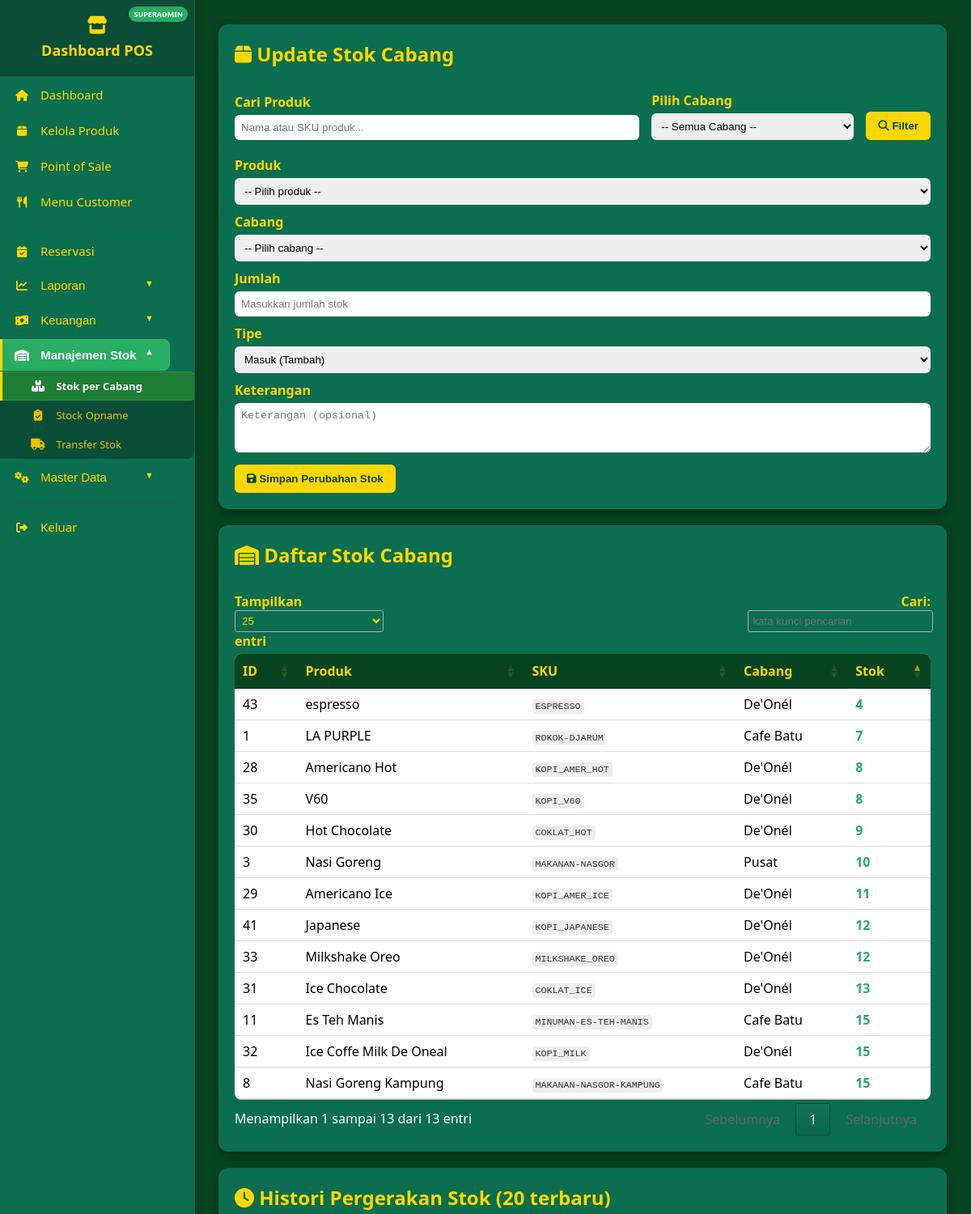
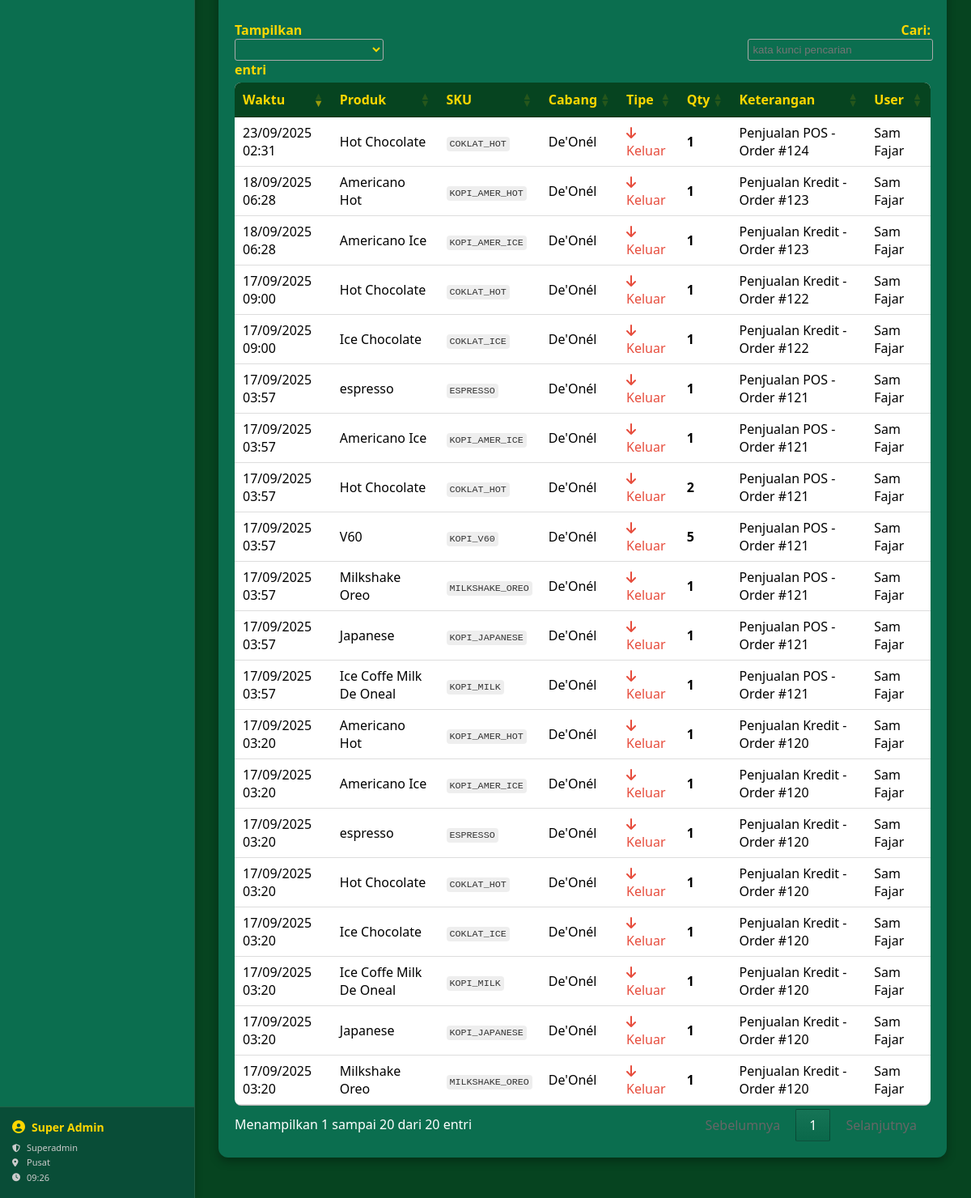
Screenshot of /manage_stockbranch.php (signed in) with the database file from the repository (2 pictures, top to bottom).
### tables this page shows
CREATE TABLE `branches` (
  `id` int(11) NOT NULL AUTO_INCREMENT,
  `name` varchar(120) NOT NULL,
  PRIMARY KEY (`id`)
);

CREATE TABLE `stock_branch` (
  `id` int(11) NOT NULL AUTO_INCREMENT,
  `product_id` int(11) NOT NULL,
  `branch_id` int(11) NOT NULL,
  `quantity` int(11) NOT NULL DEFAULT 0,
  `updated_at` timestamp NOT NULL DEFAULT current_timestamp() ON UPDATE current_timestamp(),
  PRIMARY KEY (`id`),
  UNIQUE KEY `uq_stock_branch` (`product_id`,`branch_id`),
  UNIQUE KEY `product_branch_unique` (`product_id`,`branch_id`),
  KEY `branch_id` (`branch_id`),
  CONSTRAINT `stock_branch_ibfk_1` FOREIGN KEY (`product_id`) REFERENCES `products` (`id`) ON DELETE CASCADE,
  CONSTRAINT `stock_branch_ibfk_2` FOREIGN KEY (`branch_id`) REFERENCES `branches` (`id`) ON DELETE CASCADE
);

CREATE TABLE `products` (
  `id` int(11) NOT NULL AUTO_INCREMENT,
  `branch_id` int(11) DEFAULT NULL,
  `sku` varchar(60) DEFAULT NULL,
  `name` varchar(160) NOT NULL,
  `price` int(11) NOT NULL,
  `hpp` int(11) NOT NULL DEFAULT 0,
  `image` varchar(200) DEFAULT NULL,
  `active` tinyint(1) DEFAULT 1,
  `category` varchar(50) NOT NULL DEFAULT 'other',
  PRIMARY KEY (`id`),
  UNIQUE KEY `sku` (`sku`),
  KEY `fk_products_branch` (`branch_id`),
  CONSTRAINT `fk_products_branch` FOREIGN KEY (`branch_id`) REFERENCES `branches` (`id`) ON DELETE SET NULL ON UPDATE CASCADE
);

CREATE TABLE `stock_movements` (
  `id` int(11) NOT NULL AUTO_INCREMENT,
  `product_id` int(11) NOT NULL,
  `branch_id` int(11) NOT NULL,
  `movement_type` enum('in','out','adjustment') NOT NULL,
  `quantity` int(11) NOT NULL,
  `note` varchar(255) DEFAULT NULL,
  `created_at` timestamp NOT NULL DEFAULT current_timestamp(),
  `user_id` int(11) DEFAULT NULL,
  PRIMARY KEY (`id`),
  KEY `product_id` (`product_id`),
  KEY `branch_id` (`branch_id`),
  KEY `user_id` (`user_id`),
  CONSTRAINT `stock_movements_ibfk_1` FOREIGN KEY (`product_id`) REFERENCES `products` (`id`) ON DELETE CASCADE,
  CONSTRAINT `stock_movements_ibfk_2` FOREIGN KEY (`branch_id`) REFERENCES `branches` (`id`) ON DELETE CASCADE,
  CONSTRAINT `stock_movements_ibfk_3` FOREIGN KEY (`user_id`) REFERENCES `users` (`id`) ON DELETE SET NULL
);

CREATE TABLE `users` (
  `id` int(11) NOT NULL AUTO_INCREMENT,
  `name` varchar(120) NOT NULL,
  `email` varchar(160) NOT NULL,
  `password_hash` varchar(255) NOT NULL,
  `role` enum('kasir','spv','admin','superadmin','spv_warehouse') NOT NULL DEFAULT 'kasir',
  `branch_id` int(11) DEFAULT 1,
  `totp_secret` varchar(64) DEFAULT NULL,
  `created_at` timestamp NOT NULL DEFAULT current_timestamp(),
  PRIMARY KEY (`id`),
  UNIQUE KEY `email` (`email`),
  KEY `branch_id` (`branch_id`),
  CONSTRAINT `users_ibfk_1` FOREIGN KEY (`branch_id`) REFERENCES `branches` (`id`)
);

### auth.php (called while the page is built, shortened)
<?php
require_once __DIR__ . '/db.php';
function auth_user() {
    return $_SESSION['user'] ?? null;
}
        ?>

### sidebar_functions.php (called while the page is built, shortened)
<?php
require_once __DIR__ . '/../lib/db.php';
require_once __DIR__ . '/../lib/auth.php';
if (!function_exists('get_auth_user')) {
    function get_auth_user() {
        return auth_user();
    }
}

### db.php (called while the page is built, shortened)
<?php
function db() {
    static $pdo;
    if ($pdo) return $pdo;
    try {
        $pdo = new PDO(
            "mysql:host=" . DB_HOST . ";dbname=" . DB_NAME . ";charset=utf8mb4",
            DB_USER,
            DB_PASS,
            [
                PDO::ATTR_ERRMODE => PDO::ERRMODE_EXCEPTION,
                PDO::ATTR_DEFAULT_FETCH_MODE => PDO::FETCH_ASSOC,
            ]
        );
    } catch (PDOException $e) {
        die("Database connection failed: " . $e->getMessage());
    }
    return $pdo;
}

### manage_stockbranch.php (the view, shortened to what this page needs)
<?php
require_once __DIR__.'/../src/lib/db.php';
require_once __DIR__.'/../src/lib/auth.php';
require_once __DIR__ . '/../src/nav/sidebar_functions.php';
$u = get_auth_user();
function getBranchName($branch_id) {
    $stmt = db()->prepare("SELECT name FROM branches WHERE id = ?");
    $stmt->execute([$branch_id]);
    $result = $stmt->fetch();
    return $result ? $result['name'] : 'Unknown Branch';
}
$search_q = trim($_GET['q'] ?? '');
$filter_branch = $_GET['branch_id'] ?? '';
if ($u['role'] === 'spv') {
    if (empty($u['branch_id'])) {
        header('Location: dashboard.php?err=Akun SPV belum terdaftar cabang.');
        exit;
    }
    $current_branch_id = (int)$u['branch_id'];
    $current_branch_name = getBranchName($current_branch_id);
    $branches = [ ['id' => $current_branch_id, 'name' => $current_branch_name] ];
    $branches_all = $branches;
    $filter_branch = $current_branch_id;
} else {
    if ($filter_branch) {
        $branches_stmt = db()->prepare("SELECT id,name FROM branches WHERE id=? ORDER BY name");
        $branches_stmt->execute([(int)$filter_branch]);
        $branches = $branches_stmt->fetchAll();
        $current_branch_id = (int)$filter_branch;
    } else {
        $current_branch_id = null;
    }
}
$product_sql = "SELECT id,name,sku,branch_id FROM products WHERE active=1";
$params = [];
$product_sql .= " ORDER BY name";
$stmt = db()->prepare($product_sql);
$stmt->execute($params);
$products = $stmt->fetchAll();
$stock_sql = "
    SELECT sb.id, p.name AS product, p.sku, b.name AS branch, sb.quantity
    FROM stock_branch sb
    JOIN products p ON sb.product_id = p.id
    JOIN branches b ON sb.branch_id = b.id
";
$stock_params = [];
$stock_sql .= " ORDER BY p.name, b.name";
$stmt = db()->prepare($stock_sql);
$stmt->execute($stock_params);
$stocks = $stmt->fetchAll();
$hist_sql = "
    SELECT m.*, p.name AS product, p.sku, b.name AS branch, u.name AS user
    FROM stock_movements m
    JOIN products p ON m.product_id = p.id
    JOIN branches b ON m.branch_id = b.id
    LEFT JOIN users u ON m.user_id = u.id
";
$hist_params = [];
$hist_sql .= " ORDER BY m.created_at DESC LIMIT 20";
$stmt = db()->prepare($hist_sql);
$stmt->execute($hist_params);
$history = $stmt->fetchAll();
function e($v) { return htmlspecialchars($v ?? '', ENT_QUOTES, 'UTF-8'); }
?>
<!DOCTYPE html>
<html lang="id">
<head>
<link rel="stylesheet" href="/pos-web-starter/assets/css/all.min.css">
<link rel="stylesheet" href="/pos-web-starter/assets/css/jquery.dataTables.min.css">
</head>
<body>
<?php require_once __DIR__ . '/../src/nav/sidebar.php'; ?>
<div class="container">
  <div class="card">
    <h2><i class="fa fa-box"></i> Update Stok Cabang</h2>
    <?php if($u['role'] === 'admin' || $u['role'] === 'superadmin'): ?>
      <form method="get" class="filter-form">
        <div>
          <label>Cari Produk</label>
          <input type="text" name="q" value="<?= e($search_q) ?>" placeholder="Nama atau SKU produk...">
        </div>
        <div>
          <label>Pilih Cabang</label>
          <select name="branch_id">
            <option value="">-- Semua Cabang --</option>
          </select>
        </div>
        <div>
          <button type="submit"><i class="fa fa-search"></i> Filter</button>
        </div>
      </form>
    <?php endif; ?>
    <form method="post">
      <label>Produk <?= $current_branch_id ? '(Cabang: '.e(getBranchName($current_branch_id)).')' : '' ?></label>
      <select name="product_id" required>
        <option value="">-- Pilih produk --</option>
      </select>
      <label>Cabang</label>
      <select name="branch_id" required <?= $u['role']==='spv'?'readonly':'' ?>>
        <?php if($u['role'] === 'spv'): ?>
          <option value="<?= $current_branch_id ?>" selected><?= e($current_branch_name) ?> (Cabang Anda)</option>
        <?php else: ?>
          <option value="">-- Pilih cabang --</option>
        <?php endif; ?>
      </select>
      <label>Jumlah</label>
      <input type="number" name="quantity" required min="1" placeholder="Masukkan jumlah stok">
      <label>Tipe</label>
      <select name="type" required>
        <option value="in">Masuk (Tambah)</option>
      </select>
      <label>Keterangan</label>
      <textarea name="note" rows="3" placeholder="Keterangan (opsional)"></textarea>
      <button type="submit" <?= empty($products)?'disabled':'' ?>><i class="fa fa-save"></i> Simpan Perubahan Stok</button>
    </form>
  </div>
  <div class="card">
    <h2><i class="fa fa-warehouse"></i> Daftar Stok Cabang</h2>
    <?php if(empty($stocks)): ?>
      <div class="no-data"><i class="fa fa-inbox"></i><br>Belum ada data stok untuk cabang ini</div>
    <?php else: ?>
      <table id="stockTable">
        <thead>
        <tr>
          <th>ID</th>
          <th>Produk</th>
          <th>SKU</th>
          <th>Cabang</th>
          <th>Stok</th>
        </tr>
        </thead>
        <tbody>
        <?php foreach($stocks as $s): ?>
        <tr>
          <td><?= $s['id'] ?></td>
          <td><?= e($s['product']) ?></td>
          <td><code><?= e($s['sku']) ?></code></td>
          <td><?= e($s['branch']) ?></td>
          <td><strong style="color:<?= $s['quantity']>0?'#27ae60':'#e74c3c' ?>"><?= number_format($s['quantity']) ?></strong></td>
        </tr>
        <?php endforeach; ?>
        </tbody>
      </table>
    <?php endif; ?>
  </div>
  <div class="card">
    <h2><i class="fa fa-clock"></i> Histori Pergerakan Stok (20 terbaru)</h2>
    <?php if(empty($history)): ?>
      <div class="no-data"><i class="fa fa-history"></i><br>Belum ada histori pergerakan stok</div>
    <?php else: ?>
      <table id="historyTable">
        <thead>
        <tr>
          <th>Waktu</th>
          <th>Produk</th>
          <th>SKU</th>
          <th>Cabang</th>
          <th>Tipe</th>
          <th>Qty</th>
          <th>Keterangan</th>
          <th>User</th>
        </tr>
        </thead>
        <tbody>
        <?php foreach($history as $h): ?>
        <tr>
          <td><?= date('d/m/Y H:i', strtotime($h['created_at'])) ?></td>
          <td><?= e($h['product']) ?></td>
          <td><code><?= e($h['sku']) ?></code></td>
          <td><?= e($h['branch']) ?></td>
          <td>
            <?php if($h['movement_type']=='in'): ?>
              <span style="color:#27ae60;"><i class="fa fa-arrow-up"></i> Masuk</span>
            <?php elseif($h['movement_type']=='out'): ?>
              <span style="color:#e74c3c;"><i class="fa fa-arrow-down"></i> Keluar</span>
            <?php else: ?>
              <span style="color:#f39c12;"><i class="fa fa-edit"></i> Penyesuaian</span>
            <?php endif; ?>
          </td>
          <td><strong><?= number_format($h['quantity']) ?></strong></td>
          <td><?= e($h['note']) ?></td>
          <td><?= e($h['user']) ?></td>
        </tr>
        <?php endforeach; ?>
        </tbody>
      </table>
    <?php endif; ?>
  </div>
</div>
</body>
</html>

### sidebar.php (shortened to what this page needs)
<?php
require_once __DIR__ . '/../lib/db.php';
require_once __DIR__ . '/../lib/auth.php';
$u = get_auth_user();
  $permissions = [
    'kasir' => ['dashboard', 'products', 'pos', 'reports_view', 'reservations_view'],
    'spv' => ['dashboard', 'products', 'pos', 'reports', 'finance', 'stock', 'reservations_manage'],
    'admin' => ['dashboard', 'products', 'pos', 'reports', 'finance', 'stock', 'master', 'reservations_manage'],
    'superadmin' => ['dashboard', 'products', 'pos', 'reports', 'finance', 'stock', 'master', 'reservations_manage'],
    'spv_warehouse' => ['dashboard', 'products', 'stock']
];
$userPermissions = $permissions[$u['role']] ?? ['dashboard'];
?>
<div class="sidebar">
  <div class="sidebar-brand">
    <span class="brand-icon"><i class="fas fa-store"></i></span>
    Dashboard POS
    <div class="role-indicator"><?= htmlspecialchars($u['role']) ?></div>
  </div>
  <a href="dashboard.php"><i class="fas fa-home"></i> Dashboard</a>
  <?php if (in_array('products', $userPermissions)): ?>
  <a href="manage_products.php"><i class="fas fa-box"></i> Kelola Produk</a>
  <?php endif; ?>
  <?php if (in_array('pos', $userPermissions)): ?>
  <a href="pos.php"><i class="fas fa-shopping-cart"></i> Point of Sale</a>
  <?php endif; ?>
  <a href="customer_menu.php"><i class="fas fa-utensils"></i> Menu Customer</a>
  <?php if (count(array_intersect(['reports', 'reports_view', 'finance', 'stock', 'master', 'reservations_view', 'reservations_manage'], $userPermissions)) > 0): ?>
  <div class="menu-separator"></div>
  <?php endif; ?>
  <?php if (in_array('reservations_view', $userPermissions) || in_array('reservations_manage', $userPermissions)): ?>
  <a href="reservations.php"><i class="fas fa-calendar-check"></i> Reservasi
  </a>
  <?php endif; ?>
  <?php if (in_array('reports', $userPermissions) || in_array('reports_view', $userPermissions)): ?>
  <div class="sidebar-menu">
    <button class="sidebar-dropdown" data-target="submenu-laporan">
      <i class="fas fa-chart-line"></i> Laporan
      <span class="arrow">▼</span>
    </button>
  </div>
  <?php endif; ?>
  <?php if (in_array('finance', $userPermissions)): ?>
  <div class="sidebar-menu">
    <button class="sidebar-dropdown" data-target="submenu-keuangan">
      <i class="fas fa-money-bill-wave"></i> Keuangan <span class="arrow">▼</span>
    </button>
  </div>
  <?php endif; ?>
  <?php if (in_array('stock', $userPermissions)): ?>
  <div class="sidebar-menu">
    <button class="sidebar-dropdown" data-target="submenu-gudang">
      <i class="fas fa-warehouse"></i> Manajemen Stok <span class="arrow">▼</span>
    </button>
    <div class="sidebar-subnav" id="submenu-gudang">
      <a href="manage_stockbranch.php"><i class="fas fa-boxes"></i> Stok per Cabang</a>
      <?php if (in_array($u['role'], ['admin', 'superadmin', 'spv_warehouse'])): ?>
      <a href="stock_opname.php"><i class="fas fa-clipboard-check"></i> Stock Opname</a>
      <a href="stock_transfer.php"><i class="fas fa-truck"></i> Transfer Stok</a>
      <?php endif; ?>
    </div>
  </div>
  <?php endif; ?>
  <?php if (in_array('master', $userPermissions)): ?>
  <div class="sidebar-menu">
    <button class="sidebar-dropdown" data-target="submenu-master">
      <i class="fas fa-cogs"></i> Master Data <span class="arrow">▼</span>
    </button>
  </div>
  <?php endif; ?>
  <div class="menu-separator"></div>
  <a href="logout.php"><i class="fas fa-sign-out-alt"></i> Keluar</a>
  <div class="user-info">
    <div class="user-name">
      <i class="fas fa-user-circle"></i> <?= htmlspecialchars($u['name']) ?>
    </div>
    <div class="user-details">
      <div><i class="fas fa-shield-alt"></i> <?= ucfirst(htmlspecialchars($u['role'])) ?></div>
      <?php if (!empty($u['branch_id'])): ?>
      <div><i class="fas fa-map-marker-alt"></i> <?= htmlspecialchars(getBranchName($u['branch_id'])) ?></div>
      <?php endif; ?>
      <div><i class="fas fa-clock"></i> <?= isset($_SESSION['login_time']) ? date('H:i', strtotime($_SESSION['login_time'])) : 'N/A' ?></div>
    </div>
  </div>
</div>

### rows the page displays
branches: name "Pusat"
stock_branch: id "28", product.name "Americano Hot", product.sku "KOPI_AMER_HOT", branch.name "De'Onél", quantity "8"
stock_branch: id "29", product.name "Americano Ice", product.sku "KOPI_AMER_ICE", branch.name "De'Onél", quantity "11"
stock_branch: id "11", product.name "Es Teh Manis", product.sku "MINUMAN-ES-TEH-MANIS", branch.name "Cafe Batu", quantity "15"
stock_branch: id "43", product.name "espresso", product.sku "ESPRESSO", branch.name "De'Onél", quantity "4"
stock_branch: id "30", product.name "Hot Chocolate", product.sku "COKLAT_HOT", branch.name "De'Onél", quantity "9"
stock_branch: id "31", product.name "Ice Chocolate", product.sku "COKLAT_ICE", branch.name "De'Onél", quantity "13"
stock_branch: id "32", product.name "Ice Coffe Milk De Oneal", product.sku "KOPI_MILK", branch.name "De'Onél", quantity "15"
stock_branch: id "41", product.name "Japanese", product.sku "KOPI_JAPANESE", branch.name "De'Onél", quantity "12"
stock_branch: id "1", product.name "LA PURPLE", product.sku "ROKOK-DJARUM", branch.name "Cafe Batu", quantity "7"
stock_branch: id "33", product.name "Milkshake Oreo", product.sku "MILKSHAKE_OREO", branch.name "De'Onél", quantity "12"
stock_branch: id "3", product.name "Nasi Goreng", product.sku "MAKANAN-NASGOR", branch.name "Pusat", quantity "10"
stock_branch: id "8", product.name "Nasi Goreng Kampung", product.sku "MAKANAN-NASGOR-KAMPUNG", branch.name "Cafe Batu", quantity "15"
stock_branch: id "35", product.name "V60", product.sku "KOPI_V60", branch.name "De'Onél", quantity "8"
stock_movements: created_at "23/09/2025 02:31", product.name "Hot Chocolate", product.sku "COKLAT_HOT", branch.name "De'Onél", movement_type "out" (drawn), quantity "1", note "Penjualan POS - Order #124", user.name "Sam Fajar"
stock_movements: created_at "18/09/2025 06:28", product.name "Americano Hot", product.sku "KOPI_AMER_HOT", branch.name "De'Onél", movement_type "out" (drawn), quantity "1", note "Penjualan Kredit - Order #123", user.name "Sam Fajar"
stock_movements: created_at "18/09/2025 06:28", product.name "Americano Ice", product.sku "KOPI_AMER_ICE", branch.name "De'Onél", movement_type "out" (drawn), quantity "1", note "Penjualan Kredit - Order #123", user.name "Sam Fajar"
stock_movements: created_at "17/09/2025 09:00", product.name "Hot Chocolate", product.sku "COKLAT_HOT", branch.name "De'Onél", movement_type "out" (drawn), quantity "1", note "Penjualan Kredit - Order #122", user.name "Sam Fajar"
stock_movements: created_at "17/09/2025 09:00", product.name "Ice Chocolate", product.sku "COKLAT_ICE", branch.name "De'Onél", movement_type "out" (drawn), quantity "1", note "Penjualan Kredit - Order #122", user.name "Sam Fajar"
stock_movements: created_at "17/09/2025 03:57", product.name "espresso", product.sku "ESPRESSO", branch.name "De'Onél", movement_type "out" (drawn), quantity "1", note "Penjualan POS - Order #121", user.name "Sam Fajar"
stock_movements: created_at "17/09/2025 03:57", product.name "Americano Ice", product.sku "KOPI_AMER_ICE", branch.name "De'Onél", movement_type "out" (drawn), quantity "1", note "Penjualan POS - Order #121", user.name "Sam Fajar"
stock_movements: created_at "17/09/2025 03:57", product.name "Hot Chocolate", product.sku "COKLAT_HOT", branch.name "De'Onél", movement_type "out" (drawn), quantity "2", note "Penjualan POS - Order #121", user.name "Sam Fajar"
stock_movements: created_at "17/09/2025 03:57", product.name "V60", product.sku "KOPI_V60", branch.name "De'Onél", movement_type "out" (drawn), quantity "5", note "Penjualan POS - Order #121", user.name "Sam Fajar"
stock_movements: created_at "17/09/2025 03:57", product.name "Milkshake Oreo", product.sku "MILKSHAKE_OREO", branch.name "De'Onél", movement_type "out" (drawn), quantity "1", note "Penjualan POS - Order #121", user.name "Sam Fajar"
stock_movements: created_at "17/09/2025 03:57", product.name "Japanese", product.sku "KOPI_JAPANESE", branch.name "De'Onél", movement_type "out" (drawn), quantity "1", note "Penjualan POS - Order #121", user.name "Sam Fajar"
stock_movements: created_at "17/09/2025 03:57", product.name "Ice Coffe Milk De Oneal", product.sku "KOPI_MILK", branch.name "De'Onél", movement_type "out" (drawn), quantity "1", note "Penjualan POS - Order #121", user.name "Sam Fajar"
stock_movements: created_at "17/09/2025 03:20", product.name "Americano Hot", product.sku "KOPI_AMER_HOT", branch.name "De'Onél", movement_type "out" (drawn), quantity "1", note "Penjualan Kredit - Order #120", user.name "Sam Fajar"
stock_movements: created_at "17/09/2025 03:20", product.name "Americano Ice", product.sku "KOPI_AMER_ICE", branch.name "De'Onél", movement_type "out" (drawn), quantity "1", note "Penjualan Kredit - Order #120", user.name "Sam Fajar"
stock_movements: created_at "17/09/2025 03:20", product.name "espresso", product.sku "ESPRESSO", branch.name "De'Onél", movement_type "out" (drawn), quantity "1", note "Penjualan Kredit - Order #120", user.name "Sam Fajar"
stock_movements: created_at "17/09/2025 03:20", product.name "Hot Chocolate", product.sku "COKLAT_HOT", branch.name "De'Onél", movement_type "out" (drawn), quantity "1", note "Penjualan Kredit - Order #120", user.name "Sam Fajar"
stock_movements: created_at "17/09/2025 03:20", product.name "Ice Chocolate", product.sku "COKLAT_ICE", branch.name "De'Onél", movement_type "out" (drawn), quantity "1", note "Penjualan Kredit - Order #120", user.name "Sam Fajar"
stock_movements: created_at "17/09/2025 03:20", product.name "Ice Coffe Milk De Oneal", product.sku "KOPI_MILK", branch.name "De'Onél", movement_type "out" (drawn), quantity "1", note "Penjualan Kredit - Order #120", user.name "Sam Fajar"
stock_movements: created_at "17/09/2025 03:20", product.name "Japanese", product.sku "KOPI_JAPANESE", branch.name "De'Onél", movement_type "out" (drawn), quantity "1", note "Penjualan Kredit - Order #120", user.name "Sam Fajar"
stock_movements: created_at "17/09/2025 03:20", product.name "Milkshake Oreo", product.sku "MILKSHAKE_OREO", branch.name "De'Onél", movement_type "out" (drawn), quantity "1", note "Penjualan Kredit - Order #120", user.name "Sam Fajar"

### other values shown
$u['role'] "SUPERADMIN"
$u['name'] "Super Admin"
$u['role'] "Superadmin"
date('H:i', strtotime($_SESSION['login_time'])) "09:26"
